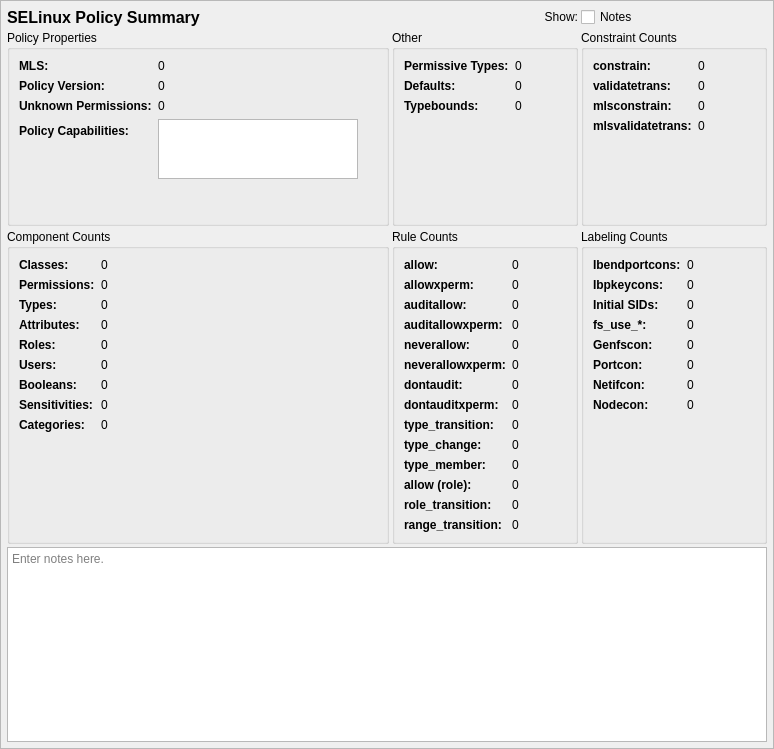
<?xml version="1.0" encoding="UTF-8"?>
<ui version="4.0">
 <class>SummaryTab</class>
 <widget class="QScrollArea" name="SummaryTab">
  <property name="geometry">
   <rect>
    <x>0</x>
    <y>0</y>
    <width>774</width>
    <height>749</height>
   </rect>
  </property>
  <property name="sizeAdjustPolicy">
   <enum>QAbstractScrollArea::AdjustToContents</enum>
  </property>
  <property name="widgetResizable">
   <bool>true</bool>
  </property>
  <widget class="QWidget" name="contents">
   <property name="geometry">
    <rect>
     <x>0</x>
     <y>0</y>
     <width>772</width>
     <height>747</height>
    </rect>
   </property>
   <property name="minimumSize">
    <size>
     <width>0</width>
     <height>0</height>
    </size>
   </property>
   <layout class="QGridLayout" name="gridLayout_9">
    <property name="leftMargin">
     <number>6</number>
    </property>
    <property name="topMargin">
     <number>6</number>
    </property>
    <property name="rightMargin">
     <number>6</number>
    </property>
    <property name="bottomMargin">
     <number>6</number>
    </property>
    <property name="spacing">
     <number>3</number>
    </property>
    <item row="0" column="0">
     <widget class="QLabel" name="label">
      <property name="sizePolicy">
       <sizepolicy hsizetype="Preferred" vsizetype="Fixed">
        <horstretch>0</horstretch>
        <verstretch>0</verstretch>
       </sizepolicy>
      </property>
      <property name="maximumSize">
       <size>
        <width>16777215</width>
        <height>20</height>
       </size>
      </property>
      <property name="font">
       <font>
        <pointsize>12</pointsize>
        <weight>75</weight>
        <bold>true</bold>
       </font>
      </property>
      <property name="text">
       <string>SELinux Policy Summary</string>
      </property>
     </widget>
    </item>
    <item row="2" column="0" colspan="2">
     <widget class="QGroupBox" name="groupBox_2">
      <property name="title">
       <string>Policy Properties</string>
      </property>
      <layout class="QFormLayout" name="formLayout_3">
       <item row="1" column="0">
        <widget class="QLabel" name="label_22">
         <property name="font">
          <font>
           <weight>75</weight>
           <bold>true</bold>
          </font>
         </property>
         <property name="text">
          <string>Policy Version:</string>
         </property>
        </widget>
       </item>
       <item row="1" column="1">
        <widget class="QLabel" name="policy_version">
         <property name="text">
          <string>0</string>
         </property>
        </widget>
       </item>
       <item row="2" column="0">
        <widget class="QLabel" name="label_23">
         <property name="font">
          <font>
           <weight>75</weight>
           <bold>true</bold>
          </font>
         </property>
         <property name="text">
          <string>Unknown Permissions:</string>
         </property>
        </widget>
       </item>
       <item row="2" column="1">
        <widget class="QLabel" name="handle_unknown">
         <property name="text">
          <string>0</string>
         </property>
        </widget>
       </item>
       <item row="0" column="0">
        <widget class="QLabel" name="label_8">
         <property name="font">
          <font>
           <weight>75</weight>
           <bold>true</bold>
          </font>
         </property>
         <property name="text">
          <string>MLS:</string>
         </property>
        </widget>
       </item>
       <item row="0" column="1">
        <widget class="QLabel" name="mls">
         <property name="text">
          <string>0</string>
         </property>
        </widget>
       </item>
       <item row="3" column="1">
        <widget class="QListWidget" name="polcaps">
         <property name="sizePolicy">
          <sizepolicy hsizetype="Preferred" vsizetype="Preferred">
           <horstretch>0</horstretch>
           <verstretch>0</verstretch>
          </sizepolicy>
         </property>
         <property name="maximumSize">
          <size>
           <width>200</width>
           <height>60</height>
          </size>
         </property>
         <property name="sortingEnabled">
          <bool>true</bool>
         </property>
        </widget>
       </item>
       <item row="3" column="0">
        <widget class="QLabel" name="label_41">
         <property name="font">
          <font>
           <weight>75</weight>
           <bold>true</bold>
          </font>
         </property>
         <property name="text">
          <string>Policy Capabilities:</string>
         </property>
        </widget>
       </item>
      </layout>
     </widget>
    </item>
    <item row="0" column="3">
     <widget class="QCheckBox" name="notes_expander">
      <property name="sizePolicy">
       <sizepolicy hsizetype="Minimum" vsizetype="Fixed">
        <horstretch>0</horstretch>
        <verstretch>0</verstretch>
       </sizepolicy>
      </property>
      <property name="toolTip">
       <string>Show or hide the notes field (no data is lost)</string>
      </property>
      <property name="text">
       <string>Notes</string>
      </property>
     </widget>
    </item>
    <item row="4" column="2">
     <widget class="QGroupBox" name="groupBox_3">
      <property name="title">
       <string>Rule Counts</string>
      </property>
      <layout class="QFormLayout" name="formLayout_2">
       <item row="0" column="0">
        <widget class="QLabel" name="label_11">
         <property name="font">
          <font>
           <weight>75</weight>
           <bold>true</bold>
          </font>
         </property>
         <property name="text">
          <string>allow:</string>
         </property>
        </widget>
       </item>
       <item row="1" column="0">
        <widget class="QLabel" name="label_12">
         <property name="font">
          <font>
           <weight>75</weight>
           <bold>true</bold>
          </font>
         </property>
         <property name="text">
          <string>allowxperm:</string>
         </property>
        </widget>
       </item>
       <item row="2" column="0">
        <widget class="QLabel" name="label_13">
         <property name="font">
          <font>
           <weight>75</weight>
           <bold>true</bold>
          </font>
         </property>
         <property name="text">
          <string>auditallow:</string>
         </property>
        </widget>
       </item>
       <item row="3" column="0">
        <widget class="QLabel" name="label_14">
         <property name="font">
          <font>
           <weight>75</weight>
           <bold>true</bold>
          </font>
         </property>
         <property name="text">
          <string>auditallowxperm:</string>
         </property>
        </widget>
       </item>
       <item row="4" column="0">
        <widget class="QLabel" name="label_15">
         <property name="font">
          <font>
           <weight>75</weight>
           <bold>true</bold>
          </font>
         </property>
         <property name="text">
          <string>neverallow:</string>
         </property>
        </widget>
       </item>
       <item row="5" column="0">
        <widget class="QLabel" name="label_16">
         <property name="font">
          <font>
           <weight>75</weight>
           <bold>true</bold>
          </font>
         </property>
         <property name="text">
          <string>neverallowxperm:</string>
         </property>
        </widget>
       </item>
       <item row="6" column="0">
        <widget class="QLabel" name="label_17">
         <property name="font">
          <font>
           <weight>75</weight>
           <bold>true</bold>
          </font>
         </property>
         <property name="text">
          <string>dontaudit:</string>
         </property>
        </widget>
       </item>
       <item row="7" column="0">
        <widget class="QLabel" name="label_18">
         <property name="font">
          <font>
           <weight>75</weight>
           <bold>true</bold>
          </font>
         </property>
         <property name="text">
          <string>dontauditxperm:</string>
         </property>
        </widget>
       </item>
       <item row="8" column="0">
        <widget class="QLabel" name="label_19">
         <property name="font">
          <font>
           <weight>75</weight>
           <bold>true</bold>
          </font>
         </property>
         <property name="text">
          <string>type_transition:</string>
         </property>
        </widget>
       </item>
       <item row="10" column="0">
        <widget class="QLabel" name="label_20">
         <property name="font">
          <font>
           <weight>75</weight>
           <bold>true</bold>
          </font>
         </property>
         <property name="text">
          <string>type_member:</string>
         </property>
        </widget>
       </item>
       <item row="9" column="0">
        <widget class="QLabel" name="label_21">
         <property name="font">
          <font>
           <weight>75</weight>
           <bold>true</bold>
          </font>
         </property>
         <property name="text">
          <string>type_change:</string>
         </property>
        </widget>
       </item>
       <item row="0" column="1">
        <widget class="QLabel" name="allow_count">
         <property name="text">
          <string>0</string>
         </property>
        </widget>
       </item>
       <item row="1" column="1">
        <widget class="QLabel" name="allowxperm_count">
         <property name="text">
          <string>0</string>
         </property>
        </widget>
       </item>
       <item row="2" column="1">
        <widget class="QLabel" name="auditallow_count">
         <property name="text">
          <string>0</string>
         </property>
        </widget>
       </item>
       <item row="3" column="1">
        <widget class="QLabel" name="auditallowxperm_count">
         <property name="text">
          <string>0</string>
         </property>
        </widget>
       </item>
       <item row="4" column="1">
        <widget class="QLabel" name="neverallow_count">
         <property name="text">
          <string>0</string>
         </property>
        </widget>
       </item>
       <item row="5" column="1">
        <widget class="QLabel" name="neverallowxperm_count">
         <property name="text">
          <string>0</string>
         </property>
        </widget>
       </item>
       <item row="6" column="1">
        <widget class="QLabel" name="dontaudit_count">
         <property name="text">
          <string>0</string>
         </property>
        </widget>
       </item>
       <item row="7" column="1">
        <widget class="QLabel" name="dontauditxperm_count">
         <property name="text">
          <string>0</string>
         </property>
        </widget>
       </item>
       <item row="8" column="1">
        <widget class="QLabel" name="type_transition_count">
         <property name="text">
          <string>0</string>
         </property>
        </widget>
       </item>
       <item row="9" column="1">
        <widget class="QLabel" name="type_change_count">
         <property name="text">
          <string>0</string>
         </property>
        </widget>
       </item>
       <item row="10" column="1">
        <widget class="QLabel" name="type_member_count">
         <property name="text">
          <string>0</string>
         </property>
        </widget>
       </item>
       <item row="12" column="0">
        <widget class="QLabel" name="label_25">
         <property name="font">
          <font>
           <weight>75</weight>
           <bold>true</bold>
          </font>
         </property>
         <property name="text">
          <string>role_transition:</string>
         </property>
        </widget>
       </item>
       <item row="11" column="0">
        <widget class="QLabel" name="label_26">
         <property name="font">
          <font>
           <weight>75</weight>
           <bold>true</bold>
          </font>
         </property>
         <property name="text">
          <string>allow (role):</string>
         </property>
        </widget>
       </item>
       <item row="13" column="0">
        <widget class="QLabel" name="range_trans_label">
         <property name="font">
          <font>
           <weight>75</weight>
           <bold>true</bold>
          </font>
         </property>
         <property name="text">
          <string>range_transition:</string>
         </property>
        </widget>
       </item>
       <item row="11" column="1">
        <widget class="QLabel" name="role_allow_count">
         <property name="text">
          <string>0</string>
         </property>
        </widget>
       </item>
       <item row="12" column="1">
        <widget class="QLabel" name="role_transition_count">
         <property name="text">
          <string>0</string>
         </property>
        </widget>
       </item>
       <item row="13" column="1">
        <widget class="QLabel" name="range_transition_count">
         <property name="text">
          <string>0</string>
         </property>
        </widget>
       </item>
      </layout>
     </widget>
    </item>
    <item row="4" column="0" colspan="2">
     <widget class="QGroupBox" name="groupBox">
      <property name="title">
       <string>Component Counts</string>
      </property>
      <layout class="QFormLayout" name="formLayout">
       <item row="0" column="0">
        <widget class="QLabel" name="label_3">
         <property name="font">
          <font>
           <weight>75</weight>
           <bold>true</bold>
          </font>
         </property>
         <property name="text">
          <string>Classes:</string>
         </property>
        </widget>
       </item>
       <item row="0" column="1">
        <widget class="QLabel" name="class_count">
         <property name="text">
          <string>0</string>
         </property>
        </widget>
       </item>
       <item row="1" column="0">
        <widget class="QLabel" name="label_4">
         <property name="font">
          <font>
           <weight>75</weight>
           <bold>true</bold>
          </font>
         </property>
         <property name="text">
          <string>Permissions:</string>
         </property>
        </widget>
       </item>
       <item row="2" column="0">
        <widget class="QLabel" name="label_5">
         <property name="font">
          <font>
           <weight>75</weight>
           <bold>true</bold>
          </font>
         </property>
         <property name="text">
          <string>Types:</string>
         </property>
        </widget>
       </item>
       <item row="1" column="1">
        <widget class="QLabel" name="perms_count">
         <property name="text">
          <string>0</string>
         </property>
        </widget>
       </item>
       <item row="2" column="1">
        <widget class="QLabel" name="type_count">
         <property name="text">
          <string>0</string>
         </property>
        </widget>
       </item>
       <item row="3" column="0">
        <widget class="QLabel" name="label_10">
         <property name="font">
          <font>
           <weight>75</weight>
           <bold>true</bold>
          </font>
         </property>
         <property name="text">
          <string>Attributes:</string>
         </property>
        </widget>
       </item>
       <item row="3" column="1">
        <widget class="QLabel" name="attribute_count">
         <property name="text">
          <string>0</string>
         </property>
        </widget>
       </item>
       <item row="4" column="0">
        <widget class="QLabel" name="label_6">
         <property name="font">
          <font>
           <weight>75</weight>
           <bold>true</bold>
          </font>
         </property>
         <property name="text">
          <string>Roles:</string>
         </property>
        </widget>
       </item>
       <item row="5" column="0">
        <widget class="QLabel" name="label_7">
         <property name="font">
          <font>
           <weight>75</weight>
           <bold>true</bold>
          </font>
         </property>
         <property name="text">
          <string>Users:</string>
         </property>
        </widget>
       </item>
       <item row="6" column="0">
        <widget class="QLabel" name="label_9">
         <property name="font">
          <font>
           <weight>75</weight>
           <bold>true</bold>
          </font>
         </property>
         <property name="text">
          <string>Booleans:</string>
         </property>
        </widget>
       </item>
       <item row="7" column="0">
        <widget class="QLabel" name="sens_label">
         <property name="font">
          <font>
           <weight>75</weight>
           <bold>true</bold>
          </font>
         </property>
         <property name="text">
          <string>Sensitivities:</string>
         </property>
        </widget>
       </item>
       <item row="8" column="0">
        <widget class="QLabel" name="cats_label">
         <property name="font">
          <font>
           <weight>75</weight>
           <bold>true</bold>
          </font>
         </property>
         <property name="text">
          <string>Categories:</string>
         </property>
        </widget>
       </item>
       <item row="4" column="1">
        <widget class="QLabel" name="role_count">
         <property name="text">
          <string>0</string>
         </property>
        </widget>
       </item>
       <item row="5" column="1">
        <widget class="QLabel" name="user_count">
         <property name="text">
          <string>0</string>
         </property>
        </widget>
       </item>
       <item row="6" column="1">
        <widget class="QLabel" name="bool_count">
         <property name="text">
          <string>0</string>
         </property>
        </widget>
       </item>
       <item row="7" column="1">
        <widget class="QLabel" name="sensitivity_count">
         <property name="text">
          <string>0</string>
         </property>
        </widget>
       </item>
       <item row="8" column="1">
        <widget class="QLabel" name="category_count">
         <property name="text">
          <string>0</string>
         </property>
        </widget>
       </item>
      </layout>
     </widget>
    </item>
    <item row="2" column="3">
     <widget class="QGroupBox" name="groupBox_5">
      <property name="title">
       <string>Constraint Counts</string>
      </property>
      <layout class="QFormLayout" name="formLayout_5">
       <item row="0" column="0">
        <widget class="QLabel" name="label_28">
         <property name="font">
          <font>
           <weight>75</weight>
           <bold>true</bold>
          </font>
         </property>
         <property name="text">
          <string>constrain:</string>
         </property>
        </widget>
       </item>
       <item row="0" column="1">
        <widget class="QLabel" name="constrain_count">
         <property name="text">
          <string>0</string>
         </property>
        </widget>
       </item>
       <item row="1" column="0">
        <widget class="QLabel" name="label_31">
         <property name="font">
          <font>
           <weight>75</weight>
           <bold>true</bold>
          </font>
         </property>
         <property name="text">
          <string>validatetrans:</string>
         </property>
        </widget>
       </item>
       <item row="1" column="1">
        <widget class="QLabel" name="validatetrans_count">
         <property name="text">
          <string>0</string>
         </property>
        </widget>
       </item>
       <item row="2" column="0">
        <widget class="QLabel" name="mlsconstrain_label">
         <property name="font">
          <font>
           <weight>75</weight>
           <bold>true</bold>
          </font>
         </property>
         <property name="text">
          <string>mlsconstrain:</string>
         </property>
        </widget>
       </item>
       <item row="2" column="1">
        <widget class="QLabel" name="mlsconstrain_count">
         <property name="text">
          <string>0</string>
         </property>
        </widget>
       </item>
       <item row="3" column="0">
        <widget class="QLabel" name="mlsvalidatetrans_label">
         <property name="font">
          <font>
           <weight>75</weight>
           <bold>true</bold>
          </font>
         </property>
         <property name="text">
          <string>mlsvalidatetrans:</string>
         </property>
        </widget>
       </item>
       <item row="3" column="1">
        <widget class="QLabel" name="mlsvalidatetrans_count">
         <property name="text">
          <string>0</string>
         </property>
        </widget>
       </item>
      </layout>
     </widget>
    </item>
    <item row="2" column="2">
     <widget class="QGroupBox" name="groupBox_6">
      <property name="title">
       <string>Other</string>
      </property>
      <layout class="QFormLayout" name="formLayout_6">
       <item row="0" column="0">
        <widget class="QLabel" name="label_29">
         <property name="font">
          <font>
           <weight>75</weight>
           <bold>true</bold>
          </font>
         </property>
         <property name="text">
          <string>Permissive Types:</string>
         </property>
        </widget>
       </item>
       <item row="0" column="1">
        <widget class="QLabel" name="permissive_count">
         <property name="text">
          <string>0</string>
         </property>
        </widget>
       </item>
       <item row="1" column="0">
        <widget class="QLabel" name="label_39">
         <property name="font">
          <font>
           <weight>75</weight>
           <bold>true</bold>
          </font>
         </property>
         <property name="text">
          <string>Defaults:</string>
         </property>
        </widget>
       </item>
       <item row="1" column="1">
        <widget class="QLabel" name="default_count">
         <property name="text">
          <string>0</string>
         </property>
        </widget>
       </item>
       <item row="2" column="0">
        <widget class="QLabel" name="label_40">
         <property name="font">
          <font>
           <weight>75</weight>
           <bold>true</bold>
          </font>
         </property>
         <property name="text">
          <string>Typebounds:</string>
         </property>
        </widget>
       </item>
       <item row="2" column="1">
        <widget class="QLabel" name="typebounds_count">
         <property name="text">
          <string>0</string>
         </property>
        </widget>
       </item>
      </layout>
     </widget>
    </item>
    <item row="4" column="3">
     <widget class="QGroupBox" name="groupBox_4">
      <property name="title">
       <string>Labeling Counts</string>
      </property>
      <layout class="QFormLayout" name="formLayout_4">
       <item row="0" column="0">
        <widget class="QLabel" name="label_30">
         <property name="font">
          <font>
           <weight>75</weight>
           <bold>true</bold>
          </font>
         </property>
         <property name="text">
          <string>Ibendportcons:</string>
         </property>
        </widget>
       </item>
       <item row="0" column="1">
        <widget class="QLabel" name="ibendportcon_count">
         <property name="text">
          <string>0</string>
         </property>
        </widget>
       </item>
       <item row="1" column="0">
        <widget class="QLabel" name="label_27">
         <property name="font">
          <font>
           <weight>75</weight>
           <bold>true</bold>
          </font>
         </property>
         <property name="text">
          <string>Ibpkeycons:</string>
         </property>
        </widget>
       </item>
       <item row="1" column="1">
        <widget class="QLabel" name="ibpkeycon_count">
         <property name="text">
          <string>0</string>
         </property>
        </widget>
       </item>
       <item row="2" column="0">
        <widget class="QLabel" name="label_24">
         <property name="font">
          <font>
           <weight>75</weight>
           <bold>true</bold>
          </font>
         </property>
         <property name="text">
          <string>Initial SIDs:</string>
         </property>
        </widget>
       </item>
       <item row="2" column="1">
        <widget class="QLabel" name="initsid_count">
         <property name="text">
          <string>0</string>
         </property>
        </widget>
       </item>
       <item row="3" column="0">
        <widget class="QLabel" name="label_33">
         <property name="font">
          <font>
           <weight>75</weight>
           <bold>true</bold>
          </font>
         </property>
         <property name="text">
          <string>fs_use_*:</string>
         </property>
        </widget>
       </item>
       <item row="3" column="1">
        <widget class="QLabel" name="fs_use_count">
         <property name="text">
          <string>0</string>
         </property>
        </widget>
       </item>
       <item row="4" column="0">
        <widget class="QLabel" name="label_34">
         <property name="font">
          <font>
           <weight>75</weight>
           <bold>true</bold>
          </font>
         </property>
         <property name="text">
          <string>Genfscon:</string>
         </property>
        </widget>
       </item>
       <item row="4" column="1">
        <widget class="QLabel" name="genfscon_count">
         <property name="text">
          <string>0</string>
         </property>
        </widget>
       </item>
       <item row="5" column="0">
        <widget class="QLabel" name="label_35">
         <property name="font">
          <font>
           <weight>75</weight>
           <bold>true</bold>
          </font>
         </property>
         <property name="text">
          <string>Portcon:</string>
         </property>
        </widget>
       </item>
       <item row="5" column="1">
        <widget class="QLabel" name="portcon_count">
         <property name="text">
          <string>0</string>
         </property>
        </widget>
       </item>
       <item row="6" column="0">
        <widget class="QLabel" name="label_37">
         <property name="font">
          <font>
           <weight>75</weight>
           <bold>true</bold>
          </font>
         </property>
         <property name="text">
          <string>Netifcon:</string>
         </property>
        </widget>
       </item>
       <item row="6" column="1">
        <widget class="QLabel" name="netifcon_count">
         <property name="text">
          <string>0</string>
         </property>
        </widget>
       </item>
       <item row="7" column="0">
        <widget class="QLabel" name="label_36">
         <property name="font">
          <font>
           <weight>75</weight>
           <bold>true</bold>
          </font>
         </property>
         <property name="text">
          <string>Nodecon:</string>
         </property>
        </widget>
       </item>
       <item row="7" column="1">
        <widget class="QLabel" name="nodecon_count">
         <property name="text">
          <string>0</string>
         </property>
        </widget>
       </item>
      </layout>
     </widget>
    </item>
    <item row="6" column="0" colspan="4">
     <widget class="QTextEdit" name="notes">
      <property name="sizePolicy">
       <sizepolicy hsizetype="Preferred" vsizetype="Preferred">
        <horstretch>0</horstretch>
        <verstretch>0</verstretch>
       </sizepolicy>
      </property>
      <property name="minimumSize">
       <size>
        <width>0</width>
        <height>80</height>
       </size>
      </property>
      <property name="toolTip">
       <string>Optionally enter notes here about the query.</string>
      </property>
      <property name="placeholderText">
       <string>Enter notes here.</string>
      </property>
     </widget>
    </item>
    <item row="0" column="2">
     <widget class="QLabel" name="label_2">
      <property name="sizePolicy">
       <sizepolicy hsizetype="Preferred" vsizetype="Fixed">
        <horstretch>0</horstretch>
        <verstretch>0</verstretch>
       </sizepolicy>
      </property>
      <property name="text">
       <string>Show:</string>
      </property>
      <property name="alignment">
       <set>Qt::AlignRight|Qt::AlignTrailing|Qt::AlignVCenter</set>
      </property>
     </widget>
    </item>
   </layout>
  </widget>
 </widget>
 <tabstops>
  <tabstop>notes_expander</tabstop>
  <tabstop>polcaps</tabstop>
  <tabstop>notes</tabstop>
 </tabstops>
 <resources/>
 <connections>
  <connection>
   <sender>notes_expander</sender>
   <signal>toggled(bool)</signal>
   <receiver>notes</receiver>
   <slot>setVisible(bool)</slot>
   <hints>
    <hint type="sourcelabel">
     <x>735</x>
     <y>16</y>
    </hint>
    <hint type="destinationlabel">
     <x>386</x>
     <y>776</y>
    </hint>
   </hints>
  </connection>
 </connections>
</ui>
